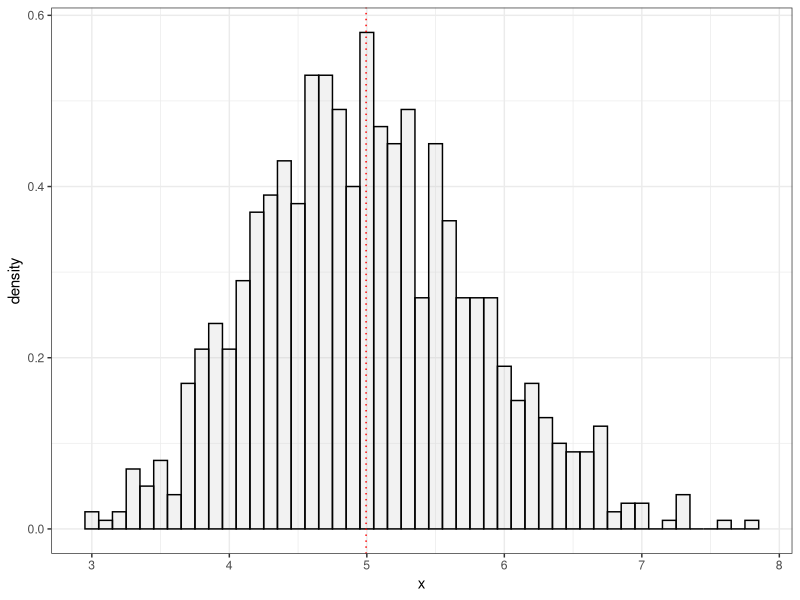
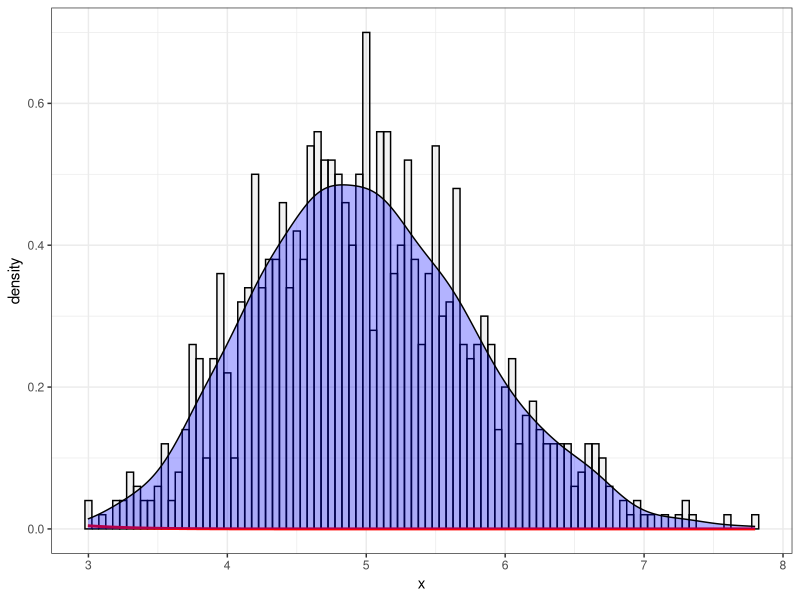

R code for these plots, in order:
## ---- chunk 1
library(ggplot2)
nbr_simulations<-1000
nbr_exponentials<-40
lambda<-0.2
set.seed(2534)
## ---- chunk 2
value_matrix<-matrix(ncol=nbr_exponentials,nrow=nbr_simulations)
for(i in 1:nbr_simulations){
  value_matrix[i,]<-rexp(nbr_exponentials,lambda)
}
sample.means<-data.frame(x=apply(value_matrix,1,mean))
## ---- chunk 3
ggplot(sample.means,aes(x=x))+geom_histogram(aes(y=..density..),binwidth=.1,colour="black", fill="grey",alpha=.2)+theme_bw()+geom_vline(xintercept=mean(sample.means$x),linetype="dotted",colour="red")
## ---- chunk 4
mean(sample.means$x)
## ---- chunk 5
var(sample.means$x)
## ---- chunk 6
mu<-1/lambda
sigma<-1/lambda
ggplot(sample.means, aes(x=x))+geom_histogram(aes(y=..density..),binwidth=.05,colour="black", fill="grey",alpha=.2)+stat_function(geom = "line", fun = dnorm, arg = list(mean = mu, sd = sigma/sqrt(nbr_exponentials)),
              size = 1, colour = "red")+geom_density(alpha=.3, fill="blue")+theme_bw()
## ---- chunk 7
confint<-mean(sample.means$x)+c(-1,1)*1.96*sigma/sqrt(nbr_exponentials)
(length(which(sample.means$x<confint[1]))+length(which(sample.means$x>confint[2])))/nbr_simulations
